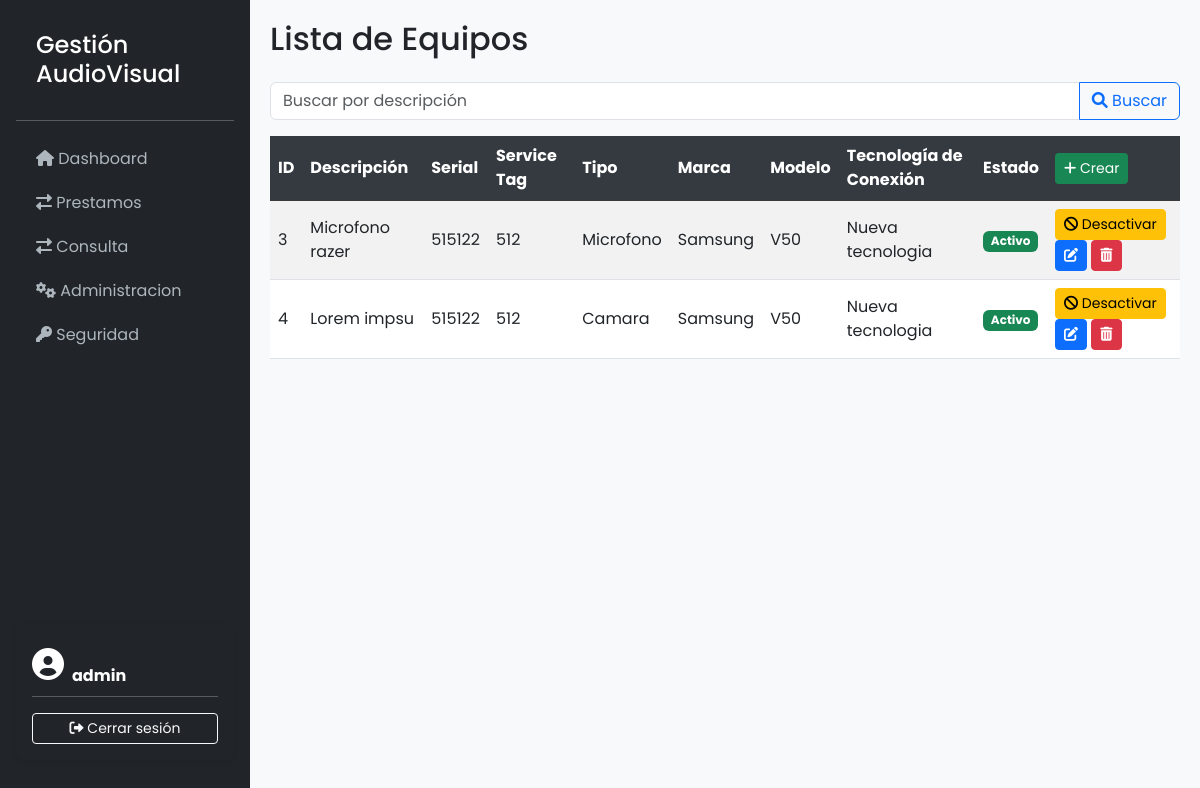
The app's page /equipos/ (signed in), older data.
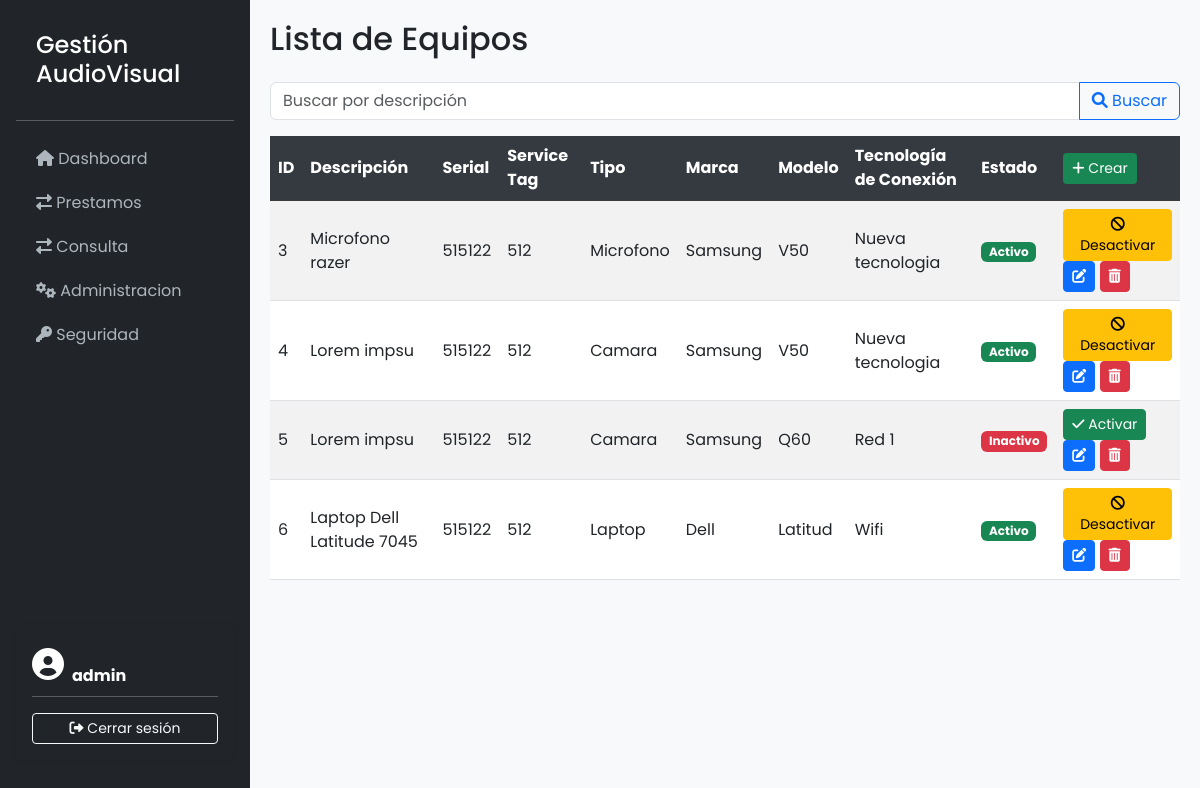
The same page, newer data.
### GestionAudiovisualApp/models.py (models this page shows, shortened)
class Equipo(models.Model):
    descripcion     = models.CharField(max_length=100)
    numero_serial   = models.CharField(max_length=50)
    service_tag     = models.CharField(max_length=50)
    tipo_equipo     = models.ForeignKey(TipoEquipo, on_delete=models.CASCADE)
    marca           = models.ForeignKey(Marca, on_delete=models.CASCADE)
    modelo          = models.ForeignKey(Modelo, on_delete=models.CASCADE)
    tecnologia_conexion = models.ForeignKey(TecnologiaConexion, on_delete=models.CASCADE)
    estado              = models.BooleanField(default=True)

class TipoEquipo(models.Model):
    descripcion = models.CharField(max_length=100)
    estado      = models.BooleanField(default=True)

class Marca(models.Model):
    descripcion  = models.CharField(max_length=100)
    estado       = models.BooleanField(default=True)

class Modelo(models.Model):
    marca       = models.ForeignKey(Marca, on_delete=models.CASCADE)
    descripcion = models.CharField(max_length=100)
    estado      = models.BooleanField(default=True)

class TecnologiaConexion(models.Model):
    descripcion = models.CharField(max_length=100)
    estado      = models.BooleanField(default=True)

### GestionAudiovisualApp/views.py (the view)
# urls.py: path('equipos/', EquipoListView.as_view(), name='equipo-list'),
@method_decorator(user_passes_test(is_admin), name='dispatch')
class EquipoListView(ListView):
    model = Equipo
    template_name = 'equipos/equipo_list.html'
    context_object_name = 'equipos'
    def get_queryset(self):
        queryset = Equipo.objects.all()
        query = self.request.GET.get('q')
        if query:
            queryset = queryset.filter(
                Q(descripcion__icontains=query) | Q(marca__descripcion__icontains=query) | Q(modelo__descripcion__icontains=query)
            )
        return queryset

### GestionAudiovisualApp/views.py (called while the page is built)
def is_admin(user):
    return user.is_staff

### GestionAudiovisualApp/templates/equipos/equipo_list.html (shortened to what this page needs)
{% extends 'base.html' %}
{% block content %}
<h2 class="mb-4">Lista de Equipos</h2>
<form method="GET" class="mb-3">
    <div class="input-group">
        <input type="text" name="q" class="form-control" placeholder="Buscar por descripción" value="{{ request.GET.q }}">
        <button class="btn btn-outline-primary" type="submit">
            <i class="fas fa-search"></i> Buscar
        </button>
    </div>
</form>
<table class="table table-striped table-hover">
    <thead class="table-dark">
        <tr>
            <th>ID</th>
            <th>Descripción</th>
            <th>Serial</th>
            <th>Service Tag</th>
            <th>Tipo</th>
            <th>Marca</th>
            <th>Modelo</th>
            <th>Tecnología de Conexión</th>
            <th>Estado</th>
            <th>
                <a href="{% url 'equipo-create' %}" class="btn btn-sm btn-create">
                    <i class="fas fa-plus"></i> Crear
                </a>
            </th>
        </tr>
    </thead>
    <tbody>
        {% for equipo in equipos %}
            <tr>
                <td>{{ equipo.pk }}</td>
                <td>{{ equipo.descripcion }}</td>
                <td>{{ equipo.numero_serial }}</td>
                <td>{{ equipo.service_tag }}</td>
                <td>{{ equipo.tipo_equipo.descripcion }}</td>
                <td>{{ equipo.marca.descripcion }}</td>
                <td>{{ equipo.modelo.descripcion }}</td>
                <td>{{ equipo.tecnologia_conexion.descripcion }}</td>
                <td>
                    {% if equipo.estado %}
                        <span class="badge bg-success">Activo</span>
                    {% else %}
                        <span class="badge bg-danger">Inactivo</span>
                    {% endif %}
                </td>
                <td>
                    <form method="post" action="{% url 'equipo-toggle-estado' equipo.pk %}" style="display:inline;">
                        {% if equipo.estado %}
                            <button type="submit" class="btn btn-warning btn-sm">
                                <i class="fas fa-ban"></i> Desactivar
                            </button>
                        {% else %}
                            <button type="submit" class="btn btn-success btn-sm">
                                <i class="fas fa-check"></i> Activar
                            </button>
                        {% endif %}
                    </form>
                    <a href="{% url 'equipo-update' equipo.pk %}" class="btn btn-sm btn-primary"><i class="fas fa-edit"></i></a>
                    <a href="{% url 'equipo-delete' equipo.pk %}" class="btn btn-sm btn-danger"><i class="fas fa-trash-alt"></i></a>
                </td>
            </tr>
        {% empty %}
            <tr>
                <td colspan="10" class="text-center">No hay equipos disponibles.</td>
            </tr>
        {% endfor %}
    </tbody>
</table>
{% endblock %}

### GestionAudiovisualApp/templates/base.html (shortened to what this page needs)
<!DOCTYPE html>
<html lang="es">
<head>
    <link href="https://cdn.jsdelivr.net/npm/bootstrap@5.3.0-alpha1/dist/css/bootstrap.min.css" rel="stylesheet">
    <link href="https://cdnjs.cloudflare.com/ajax/libs/font-awesome/6.0.0-beta3/css/all.min.css" rel="stylesheet">
</head>
<body>
    <nav id="sidebar" class="d-flex flex-column flex-shrink-0 p-3 bg-dark">
        <h4>Gestión AudioVisual</h4>
        <hr>
        <ul class="nav nav-pills flex-column mb-auto">
            <li class="nav-item">
                <a href="{% url 'inicio' %}" class="nav-link {% if request.resolver_match.url_name == 'inicio' %}active{% endif %}">
                  <i class="fas fa-home"></i> Dashboard
                </a>
              </li>
        <li class="nav-item">
            <a href="{% url 'prestamo-list' %}" class="nav-link {% if request.resolver_match.url_name == 'prestamo-list' %}active{% endif %}">
                <i class="fas fa-exchange-alt"></i> Prestamos
            </a>
        </li>
        <li class="nav-item">
            <a href="{% url 'consulta-criterios' %}" class="nav-link {% if request.resolver_match.url_name == 'consulta-criterios' %}active{% endif %}">
                <i class="fas fa-exchange-alt"></i> Consulta
            </a>
        </li>
        {% if user.is_authenticated and user.is_staff %}
        <li class="nav-item">
            <a href="#" class="nav-link" data-bs-toggle="collapse" data-bs-target="#submenu-administracion" aria-expanded="false" aria-controls="submenu-administracion">
                <i class="fas fa-cogs"></i> Administracion
            </a>
        </li>
        <li class="nav-item">
            <a href="#" class="nav-link" data-bs-toggle="collapse" data-bs-target="#submenu-Seguridad" aria-expanded="false" aria-controls="submenu-seguridad">
                <i class="fas fa-key"></i> Seguridad
            </a>
        </li>
        {% endif %}
    </ul>
        {% if user.is_authenticated%}
        <div class="card bg-dark text-white border-0 mb-4 p-3 shadow-sm">
            <div class="d-flex align-items-center">
                <i class="fas fa-user-circle fa-2x me-2"></i>
                <div>
                    <small class="text-muted">Bienvenido</small><br>
                    <strong>{{ request.user.username }}</strong>
                </div>
            </div>
            <hr class="bg-secondary my-2">
            <a href="{% url 'logout' %}" class="btn btn-sm btn-outline-light mt-2 w-100">
                <i class="fas fa-sign-out-alt"></i> Cerrar sesión
            </a>
        </div>
        {%endif%}
    </nav>
    <div id="content">
        {% block content %}{% endblock %}
    </div>
</body>
</html>

### GestionAudiovisualApp/templates/base.html (style rules this page uses)
body { display: flex; min-height: 100vh; font-family: 'Poppins', sans-serif; background-color: #f8f9fa; }
#sidebar { min-width: 250px; max-width: 250px; background-color: #1c1e21; color: #fff; }
#sidebar .nav-link { color: #adb5bd; padding: 10px 20px; }
#sidebar h4 { padding: 15px 20px; margin: 0; font-weight: 500; color: #fff; }
#content { flex: 1; padding: 20px; }
.btn-create { background-color: #198754; color: white; }
.table th { background-color: #343a40; color: white; }
.table td, .table th { vertical-align: middle; }

Row changes from the older to the newer data that the page shows:
added Equipo: pk "5", descripcion "Lorem impsu", numero_serial "515122", service_tag "512", tipo_equipo.descripcion "Camara", marca.descripcion "Samsung", modelo.descripcion "Q60", tecnologia_conexion.descripcion "Red 1", estado "Inactivo"
added Equipo: pk "6", descripcion "Laptop Dell Latitude 7045", numero_serial "515122", service_tag "512", tipo_equipo.descripcion "Laptop", marca.descripcion "Dell", modelo.descripcion "Latitud", tecnologia_conexion.descripcion "Wifi", estado "Activo"
